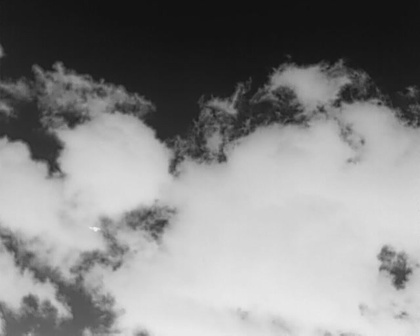
%> input picture shiyan3/code/matlab/plane.jpg, 420 x 336 px, shrunk from 640 x 512 before the run
$ octave sy3.m   (GNU Octave 9; MATLAB toolbox functions it lacks are replaced by stand-ins)
%> lines starting %> are read from the running program, lines starting %| are printed output that depends on the picture; in (x1, y1, x2, y2) boxes, pixels count from 0 and x2, y2 are one past the last pixel; in counts of white or black regions, pixels touching at a corner belong together; the program's own positions count from 1
%% 双边滤波 20230224

clear all;
close all;
clc;
%%
img=imread('plane.jpg');
%> img is the input picture: size 336x420x3 uint8; min 16, max 241, mean 135.2
img=mat2gray(double(img(:,:,1)));
%> img: size 336x420 double
[m n]=size(img);
%> m = 336; n = 420
imshow(img);

r=10;        %模板半径
imgn=zeros(m+2*r+1,n+2*r+1);
imgn(r+1:m+r,r+1:n+r)=img;
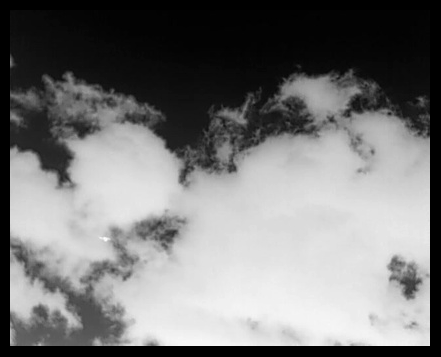
%> imgn: size 357x441 double; min 0, max 1, mean 0.475
imgn(1:r,r+1:n+r)=img(1:r,1:n);                 %扩展上边界
%> imgn: size 357x441 double; 2.67% of pixels changed, all inside (x1, y1, x2, y2) = (10, 0, 430, 10)
imgn(1:m+r,n+r+1:n+2*r+1)=imgn(1:m+r,n:n+r);    %扩展右边界
imgn(m+r+1:m+2*r+1,r+1:n+2*r+1)=imgn(m:m+r,r+1:n+2*r+1);    %扩展下边界
imgn(1:m+2*r+1,1:r)=imgn(1:m+2*r+1,r+1:2*r);       %扩展左边界
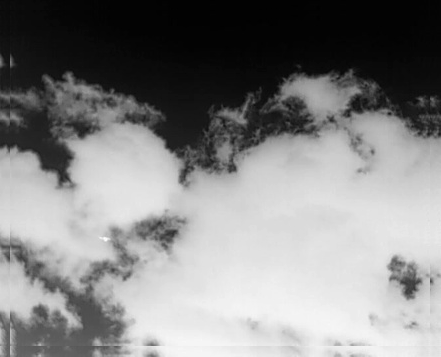
%> imgn: size 357x441 double; min 0, max 1, mean 0.522

sigma_d=2;
sigma_r=0.1;
[x,y] = meshgrid(-r:r,-r:r);
w1=exp(-(x.^2+y.^2)/(2*sigma_d^2));     %以距离作为自变量高斯滤波器
%%
h=waitbar(0,'wait...');
for i=r+1:m+r
    for j=r+1:n+r
        w2=exp(-(imgn(i-r:i+r,j-r:j+r)-imgn(i,j)).^2/(2*sigma_r^2)); %以周围和当前像素灰度差值作为自变量的高斯滤波器
        w=w1.*w2;

        s=imgn(i-r:i+r,j-r:j+r).*w;
        imgn(i,j)=sum(sum(s))/sum(sum(w));

    end
    waitbar(i/m);
end
close(h)
%%
figure;
imshow(mat2gray(imgn(r+1:m+r,r+1:n+r)));

$ run again, with shiyan3/code/matlab/1.jpg copied over shiyan3/code/matlab/plane.jpg
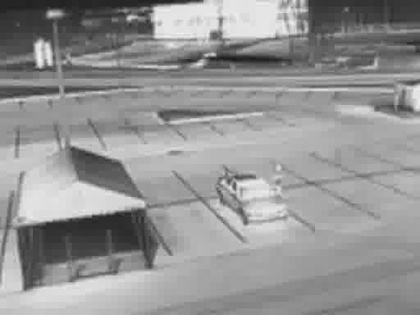
%> input picture shiyan3/code/matlab/1.jpg, 420 x 315 px, shrunk from 512 x 384 before the run
%> img is the input picture: size 315x420 uint8; min 21, max 243, mean 147.9
%> img: size 315x420 double
%> `imgn(r+1:m+r,r+1:n+r)=img;`:
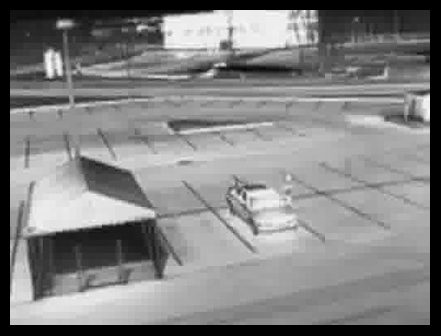
%> imgn: size 336x441 double; min 0, max 1, mean 0.51
%> `imgn(1:m+2*r+1,1:r)=imgn(1:m+2*r+1,r+1:2*r);`:
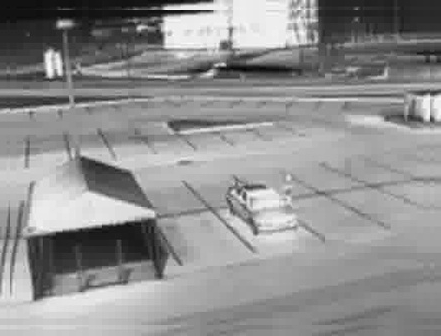
%> imgn: size 336x441 double; min 0, max 1, mean 0.565
